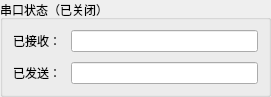
     <widget class="QGroupBox" name="formGroupBox_2">
      <property name="geometry">
       <rect>
        <x>10</x>
        <y>410</y>
        <width>271</width>
        <height>91</height>
       </rect>
      </property>
      <property name="title">
       <string>串口状态（已关闭）</string>
      </property>
      <layout class="QFormLayout" name="formLayout_2">
       <property name="horizontalSpacing">
        <number>10</number>
       </property>
       <property name="verticalSpacing">
        <number>10</number>
       </property>
       <property name="leftMargin">
        <number>10</number>
       </property>
       <property name="topMargin">
        <number>10</number>
       </property>
       <property name="rightMargin">
        <number>10</number>
       </property>
       <property name="bottomMargin">
        <number>10</number>
       </property>
       <item row="0" column="0">
        <widget class="QLabel" name="label_53">
         <property name="text">
          <string>已接收：</string>
         </property>
        </widget>
       </item>
       <item row="1" column="0">
        <widget class="QLabel" name="label_54">
         <property name="text">
          <string>已发送：</string>
         </property>
        </widget>
       </item>
       <item row="0" column="1">
        <widget class="QLineEdit" name="recieveComData"/>
       </item>
       <item row="1" column="1">
        <widget class="QLineEdit" name="sendComData"/>
       </item>
      </layout>
     </widget>
